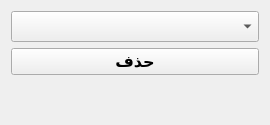
<?xml version="1.0" encoding="UTF-8"?>
<ui version="4.0">
 <class>delete_snack</class>
 <widget class="QWidget" name="delete_snack">
  <property name="geometry">
   <rect>
    <x>0</x>
    <y>0</y>
    <width>270</width>
    <height>125</height>
   </rect>
  </property>
  <property name="minimumSize">
   <size>
    <width>270</width>
    <height>125</height>
   </size>
  </property>
  <property name="maximumSize">
   <size>
    <width>270</width>
    <height>125</height>
   </size>
  </property>
  <property name="windowTitle">
   <string>Delete Snck</string>
  </property>
  <layout class="QVBoxLayout" name="verticalLayout">
   <item>
    <layout class="QFormLayout" name="formLayout">
     <item row="0" column="0" colspan="2">
      <widget class="QComboBox" name="comboSnacks">
       <property name="font">
        <font>
         <family>B Nazanin</family>
         <pointsize>12</pointsize>
         <bold>true</bold>
        </font>
       </property>
      </widget>
     </item>
     <item row="1" column="0" colspan="2">
      <widget class="QPushButton" name="deleteBtn">
       <property name="font">
        <font>
         <family>B Nazanin</family>
         <pointsize>12</pointsize>
         <bold>true</bold>
        </font>
       </property>
       <property name="text">
        <string>حذف</string>
       </property>
      </widget>
     </item>
     <item row="2" column="0" colspan="2">
      <widget class="QLabel" name="statusLabel">
       <property name="font">
        <font>
         <family>B Nazanin</family>
         <pointsize>12</pointsize>
         <bold>true</bold>
        </font>
       </property>
       <property name="text">
        <string/>
       </property>
      </widget>
     </item>
    </layout>
   </item>
  </layout>
 </widget>
 <resources/>
 <connections/>
</ui>
